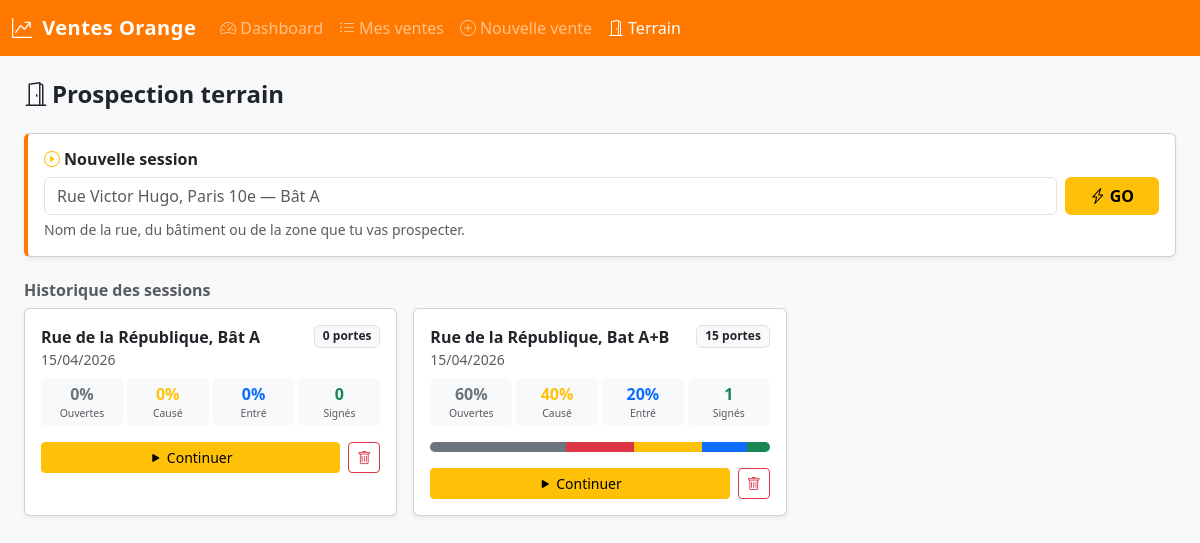
Page /prospection on the earlier database version.
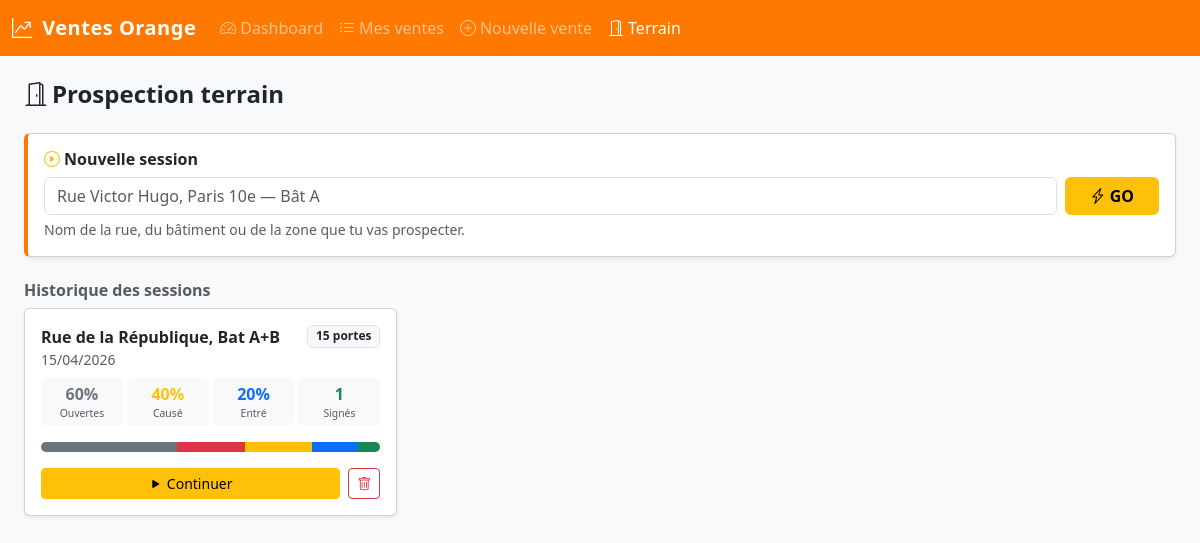
Same page on the later database version.
### app.py (models this page shows, shortened)
class SessionProspection(db.Model):
    __tablename__ = "sessions_prospection"
    id = db.Column(db.Integer, primary_key=True)
    nom = db.Column(db.String(200), nullable=False)   # ex: "Rue de la Paix, Paris 2"
    date = db.Column(db.Date, nullable=False, default=date.today)
    created_at = db.Column(db.DateTime, default=datetime.utcnow)
    portes = db.relationship(
        "Porte", backref="session", lazy=True,
        cascade="all, delete-orphan", order_by="Porte.id",
    )
    @property
    def total(self):
        return len(self.portes)
    @property
    def nb_ouvertes(self):
        return sum(1 for p in self.portes if p.resultat in ("refus", "cause", "entre", "signe"))
    @property
    def nb_causes(self):
        return sum(1 for p in self.portes if p.resultat in ("cause", "entre", "signe"))
    @property
    def nb_entrees(self):
        return sum(1 for p in self.portes if p.resultat in ("entre", "signe"))
    @property
    def nb_signes(self):
        return sum(1 for p in self.portes if p.resultat == "signe")
    def _pct(self, n):
        return round(n / self.total * 100) if self.total else 0
    @property
    def taux_ouverture(self):
        return self._pct(self.nb_ouvertes)
    @property
    def taux_entree(self):
        return self._pct(self.nb_entrees)
    @property
    def taux_cause(self):
        return self._pct(self.nb_causes)

class Porte(db.Model):
    __tablename__ = "portes"
    id = db.Column(db.Integer, primary_key=True)
    session_id = db.Column(
        db.Integer, db.ForeignKey("sessions_prospection.id"), nullable=False
    )
    resultat = db.Column(db.String(20), nullable=False)
    created_at = db.Column(db.DateTime, default=datetime.utcnow)

### app.py (the view)
@app.route("/prospection")
def liste_prospection():
    sessions = (
        SessionProspection.query
        .order_by(SessionProspection.date.desc(), SessionProspection.created_at.desc())
        .all()
    )
    return render_template("prospection.html", sessions=sessions)

### templates/prospection.html (shortened to what this page needs)
{% extends "base.html" %}
{% block content %}
<div class="d-flex justify-content-between align-items-center mb-4">
  <h4 class="mb-0 fw-bold"><i class="bi bi-door-open me-1"></i>Prospection terrain</h4>
</div>
<div class="card shadow-sm mb-4" style="border-left: 4px solid #ff7900;">
  <div class="card-body">
    <h6 class="fw-bold mb-2"><i class="bi bi-play-circle me-1 text-warning"></i>Nouvelle session</h6>
    <form action="{{ url_for('nouvelle_session') }}" method="POST" class="d-flex gap-2">
      <input type="text" name="nom" class="form-control"
             placeholder="Rue Victor Hugo, Paris 10e — Bât A"
             required autofocus>
      <button type="submit" class="btn btn-warning fw-semibold text-nowrap px-4">
        <i class="bi bi-lightning-charge me-1"></i>GO
      </button>
    </form>
    <div class="form-text mt-1">Nom de la rue, du bâtiment ou de la zone que tu vas prospecter.</div>
  </div>
</div>
{% if sessions %}
<h6 class="fw-bold text-muted mb-2">Historique des sessions</h6>
<div class="row g-3">
  {% for s in sessions %}
  <div class="col-md-6 col-lg-4">
    <div class="card shadow-sm h-100">
      <div class="card-body">
        <div class="d-flex justify-content-between align-items-start mb-2">
          <div>
            <div class="fw-semibold">{{ s.nom }}</div>
            <div class="text-muted small">{{ s.date.strftime('%d/%m/%Y') }}</div>
          </div>
          <span class="badge bg-light text-dark border">{{ s.total }} portes</span>
        </div>
        <div class="row g-1 text-center mb-3">
          <div class="col-3">
            <div class="bg-light rounded p-1">
              <div class="fw-bold text-secondary">{{ s.taux_ouverture }}%</div>
              <div class="text-muted" style="font-size:.65rem;">Ouvertes</div>
            </div>
          </div>
          <div class="col-3">
            <div class="bg-light rounded p-1">
              <div class="fw-bold text-warning">{{ s.taux_cause }}%</div>
              <div class="text-muted" style="font-size:.65rem;">Causé</div>
            </div>
          </div>
          <div class="col-3">
            <div class="bg-light rounded p-1">
              <div class="fw-bold text-primary">{{ s.taux_entree }}%</div>
              <div class="text-muted" style="font-size:.65rem;">Entré</div>
            </div>
          </div>
          <div class="col-3">
            <div class="bg-light rounded p-1">
              <div class="fw-bold text-success">{{ s.nb_signes }}</div>
              <div class="text-muted" style="font-size:.65rem;">Signés</div>
            </div>
          </div>
        </div>
        {% if s.total > 0 %}
        <div class="progress mb-3" style="height:10px; border-radius:5px;">
          {% set pct_absent = (s.total - s.nb_ouvertes) / s.total * 100 %}
          {% set pct_refus  = (s.nb_ouvertes - s.nb_causes) / s.total * 100 %}
          {% set pct_cause  = (s.nb_causes - s.nb_entrees) / s.total * 100 %}
          {% set pct_entre  = (s.nb_entrees - s.nb_signes) / s.total * 100 %}
          {% set pct_signe  = s.nb_signes / s.total * 100 %}
          <div class="progress-bar bg-secondary" style="width:{{ pct_absent }}%" title="Absent"></div>
          <div class="progress-bar bg-danger"    style="width:{{ pct_refus  }}%" title="Refus"></div>
          <div class="progress-bar bg-warning"   style="width:{{ pct_cause  }}%" title="Causé"></div>
          <div class="progress-bar bg-primary"   style="width:{{ pct_entre  }}%" title="Entré"></div>
          <div class="progress-bar bg-success"   style="width:{{ pct_signe  }}%" title="Signé"></div>
        </div>
        {% endif %}
        <div class="d-flex gap-2">
          <a href="{{ url_for('tap_session', session_id=s.id) }}"
             class="btn btn-sm btn-warning flex-grow-1">
            <i class="bi bi-play-fill me-1"></i>Continuer
          </a>
          <form action="{{ url_for('supprimer_session', session_id=s.id) }}" method="POST"
                onsubmit="return confirm('Supprimer cette session ?')">
            <button class="btn btn-sm btn-outline-danger">
              <i class="bi bi-trash"></i>
            </button>
          </form>
        </div>
      </div>
    </div>
  </div>
  {% endfor %}
</div>
{% else %}
<div class="text-center text-muted py-5">
  <div style="font-size:3rem;">🚪</div>
  <p>Aucune session pour l'instant.<br>Lance ta première session ci-dessus !</p>
</div>
{% endif %}
{% endblock %}

### templates/base.html (shortened to what this page needs)
<!doctype html>
<html lang="fr">
<head>
  <link href="/static/css/bootstrap.min.css" rel="stylesheet">
  <link href="/static/css/bootstrap-icons.min.css" rel="stylesheet">
</head>
<body>
<nav class="navbar navbar-expand-lg navbar-dark" style="background-color:#ff7900;">
  <div class="container-fluid">
    <a class="navbar-brand" href="{{ url_for('dashboard') }}">
      <i class="bi bi-graph-up-arrow me-1"></i> Ventes Orange
    </a>
    <div class="collapse navbar-collapse" id="nav">
      <ul class="navbar-nav me-auto">
        <li class="nav-item">
          <a class="nav-link {% if request.endpoint == 'dashboard' %}active{% endif %}"
             href="{{ url_for('dashboard') }}">
            <i class="bi bi-speedometer2 me-1"></i>Dashboard
          </a>
        </li>
        <li class="nav-item">
          <a class="nav-link {% if request.endpoint == 'liste_ventes' %}active{% endif %}"
             href="{{ url_for('liste_ventes') }}">
            <i class="bi bi-list-ul me-1"></i>Mes ventes
          </a>
        </li>
        <li class="nav-item">
          <a class="nav-link {% if request.endpoint == 'ajouter_vente' %}active{% endif %}"
             href="{{ url_for('ajouter_vente') }}">
            <i class="bi bi-plus-circle me-1"></i>Nouvelle vente
          </a>
        </li>
        <li class="nav-item">
          <a class="nav-link {% if 'prospection' in request.endpoint %}active{% endif %}"
             href="{{ url_for('liste_prospection') }}">
            <i class="bi bi-door-open me-1"></i>Terrain
          </a>
        </li>
      </ul>
    </div>
  </div>
</nav>
<div class="container-fluid py-4 px-4">
  {% block content %}{% endblock %}
</div>
</body>
</html>

### templates/base.html (style rules this page uses)
body { background-color: #f8f9fa; }
.navbar-brand { font-weight: 700; letter-spacing: .5px; }

Differences in the rows shown:
removed SessionProspection: nom "Rue de la République, Bât A", date "15/04/2026", total "0", taux_ouverture "0", taux_cause "0", taux_entree "0", nb_signes "0"
